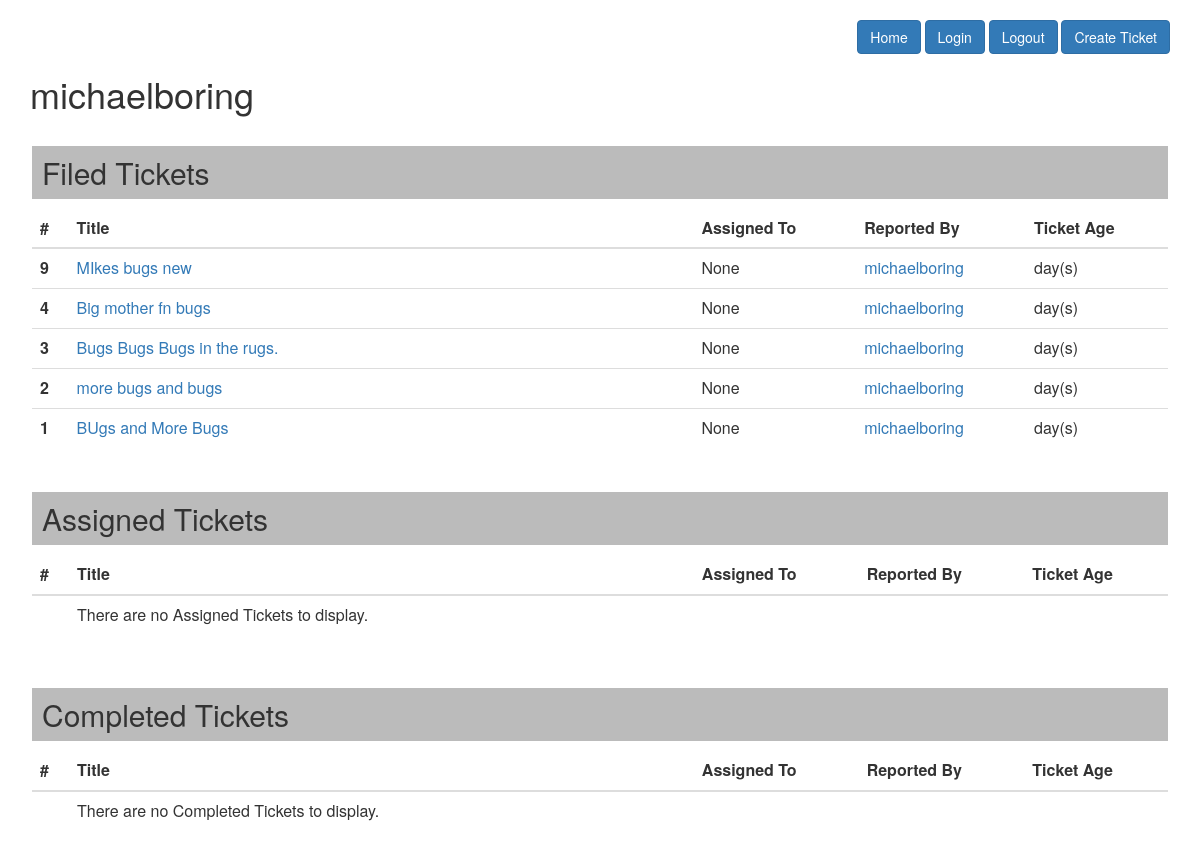
Page /user/1/ on the earlier database version.
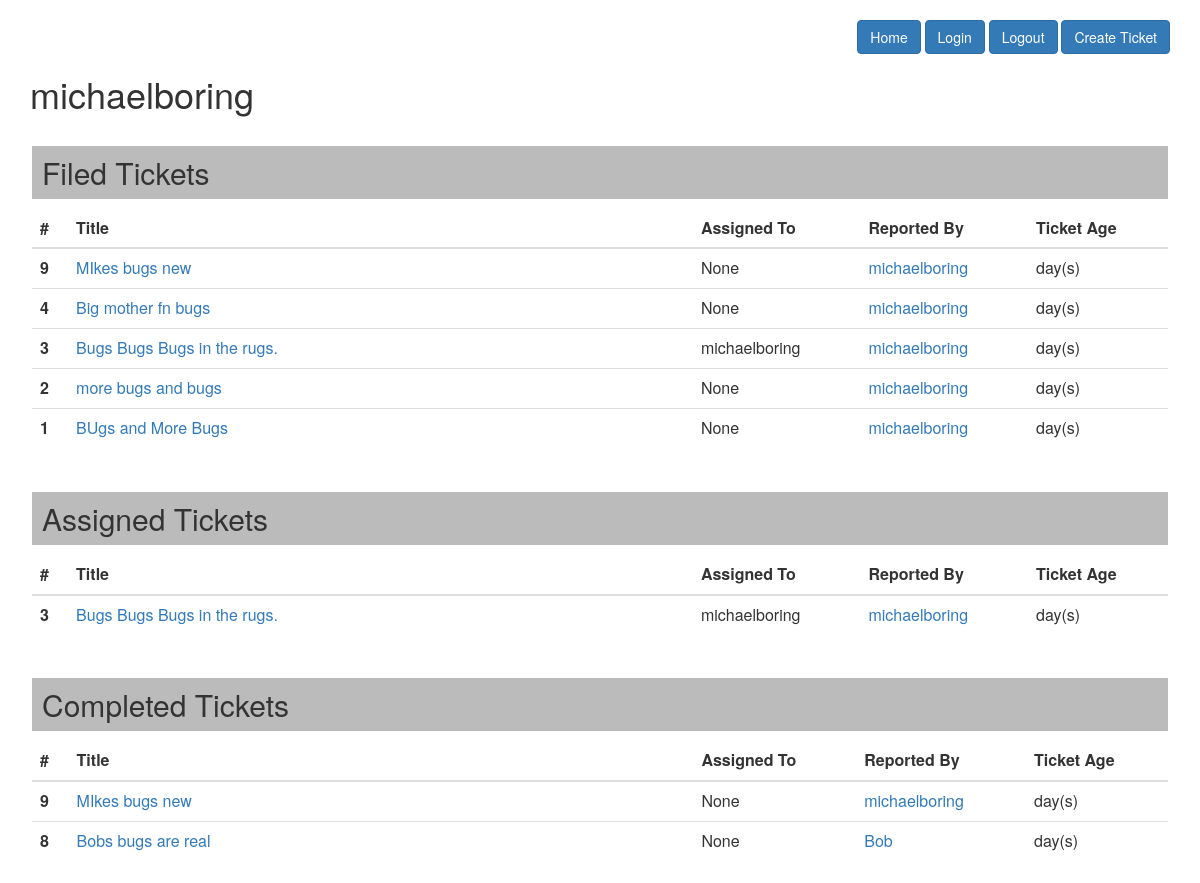
Same page on the later database version.
### homepage/models.py (models this page shows, shortened)
class Ticket(models.Model):
    title = models.CharField(max_length=50)
    post_date = models.DateTimeField(default=timezone.now)
    description = models.TextField()
    user_filed = models.ForeignKey(newauthmodel, on_delete=models.CASCADE)
    status = models.CharField(max_length=50, default='New')
    user_assigned = models.CharField(max_length=50, blank=True, null=True)
    user_completed = models.CharField(max_length=50, blank=True, null=True)

### myuser/models.py (models this page shows)
class MyUser(AbstractUser):
    pass

### homepage/views.py (the view)
# urls.py: path('user/<int:user_id>/', user_detail_view, name="userview"),
def user_detail_view(request, user_id):
    selected_user = MyUser.objects.filter(id=user_id).first()
    user_filed_tickets = Ticket.objects.filter(
        user_filed=selected_user).order_by('post_date').reverse()
    user_assigned_tickets = Ticket.objects.filter(
        user_assigned=selected_user).order_by('post_date').reverse()
    user_completed_tickets = Ticket.objects.filter(
        user_completed=selected_user).order_by('post_date').reverse()
    return render(request, "user_detail.html", {"selected_user": selected_user, "filed_tickets": user_filed_tickets, "assigned_tickets": user_assigned_tickets, "completed_tickets": user_completed_tickets})

### templates/user_detail.html (shortened to what this page needs)
{% extends 'base.html' %} {% block content %}
<br />
<div align="right">
  <a href="/" class="btn btn-primary">Home</a>&nbsp;<a
    href="/login/"
    class="btn btn-primary"
    >Login</a
  >&nbsp;<a href="/logout/" class="btn btn-primary">Logout</a>&nbsp;<a
    href="/addticket/"
    class="btn btn-primary"
    >Create Ticket</a
  >
</div>
<h1>{{ selected_user }}</h1>
<div class="card" style="padding: 2px">
  <h2 class="card-header" style="background-color: #bbb; padding: 10px">
    Filed Tickets
  </h2>
  <div class="card-body">
    <table class="table">
      <thead>
        <tr>
          <th scope="col">#</th>
          <th scope="col" style="width: 55%">Title</th>
          <th scope="col">Assigned To</th>
          <th scope="col">Reported By</th>
          <th scope="col">Ticket Age</th>
        </tr>
      </thead>
      <tbody>
        {% if filed_tickets %} {% for post in filed_tickets %}
        <tr>
          <th scope="row">{{ post.id }}</th>
          <td><a href="/ticket/{{ post.id }}/">{{ post.title }}</a></td>
          <td>{{ post.user_assigned }}</td>
          <td>
            <a href="/user/{{ post.user_filed.id }}/">{{ post.user_filed }}</a>
          </td>
          <td>day(s)</td>
        </tr>
        {% endfor %} {% endif %}
      </tbody>
    </table>
  </div>
</div>
<div class="card" style="padding: 2px">
  <h2 class="card-header" style="background-color: #bbb; padding: 10px">
    Assigned Tickets
  </h2>
  <div class="card-body">
    <table class="table">
      <thead>
        <tr>
          <th scope="col">#</th>
          <th scope="col" style="width: 55%">Title</th>
          <th scope="col">Assigned To</th>
          <th scope="col">Reported By</th>
          <th scope="col">Ticket Age</th>
        </tr>
      </thead>
      <tbody>
        {% if assigned_tickets %} {% for post in assigned_tickets %}
        <tr>
          <th scope="row">{{ post.id }}</th>
          <td><a href="/ticket/{{ post.id }}/">{{ post.title }}</a></td>
          <td>{{ post.user_assigned }}</td>
          <td>
            <a href="/user/{{ post.user_filed.id }}/">{{ post.user_filed }}</a>
          </td>
          <td>day(s)</td>
        </tr>
        {% endfor %} {% else %}
        <tr>
          <th scope="row"></th>
          <td><p>There are no Assigned Tickets to display.</p></td>
          <td></td>
          <td></td>
          <td></td>
        </tr>
        {% endif %}
      </tbody>
    </table>
  </div>
</div>
<div class="card" style="padding: 2px">
  <h2 class="card-header" style="background-color: #bbb; padding: 10px">
    Completed Tickets
  </h2>
  <div class="card-body">
    <table class="table">
      <thead>
        <tr>
          <th scope="col">#</th>
          <th scope="col" style="width: 55%">Title</th>
          <th scope="col">Assigned To</th>
          <th scope="col">Reported By</th>
          <th scope="col">Ticket Age</th>
        </tr>
      </thead>
      <tbody>
        {% if completed_tickets %} {% for post in completed_tickets %}
        <tr>
          <th scope="row">{{ post.id }}</th>
          <td><a href="/ticket/{{ post.id }}/">{{ post.title }}</a></td>
          <td>{{ post.user_assigned }}</td>
          <td>
            <a href="/user/{{ post.user_filed.id }}/">{{ post.user_filed }}</a>
          </td>
          <td>day(s)</td>
        </tr>
        {% endfor %} {% else %}
        <tr>
          <th scope="row"></th>
          <td><p>There are no Completed Tickets to display.</p></td>
          <td></td>
          <td></td>
          <td></td>
        </tr>
        {% endif %}
      </tbody>
    </table>
  </div>
</div>
{% endblock %}

Differences in the rows shown:
now on one of the page's lists (row edited): Ticket: id "9", title "MIkes bugs new", user_assigned "None", user_filed "michaelboring"
now on one of the page's lists (row edited): Ticket: id "3", title "Bugs Bugs Bugs in the rugs.", user_assigned "michaelboring", user_filed "michaelboring"
changed Ticket "Bugs Bugs Bugs in the rugs.": user_assigned "None" → "michaelboring"
now on this page (row edited): Ticket: id "8", title "Bobs bugs are real", user_assigned "None", user_filed "Bob", shown under "Completed Tickets"
Other differences:
text no longer shown: "There are no Assigned Tickets to display. There are no Completed Tickets to display."
